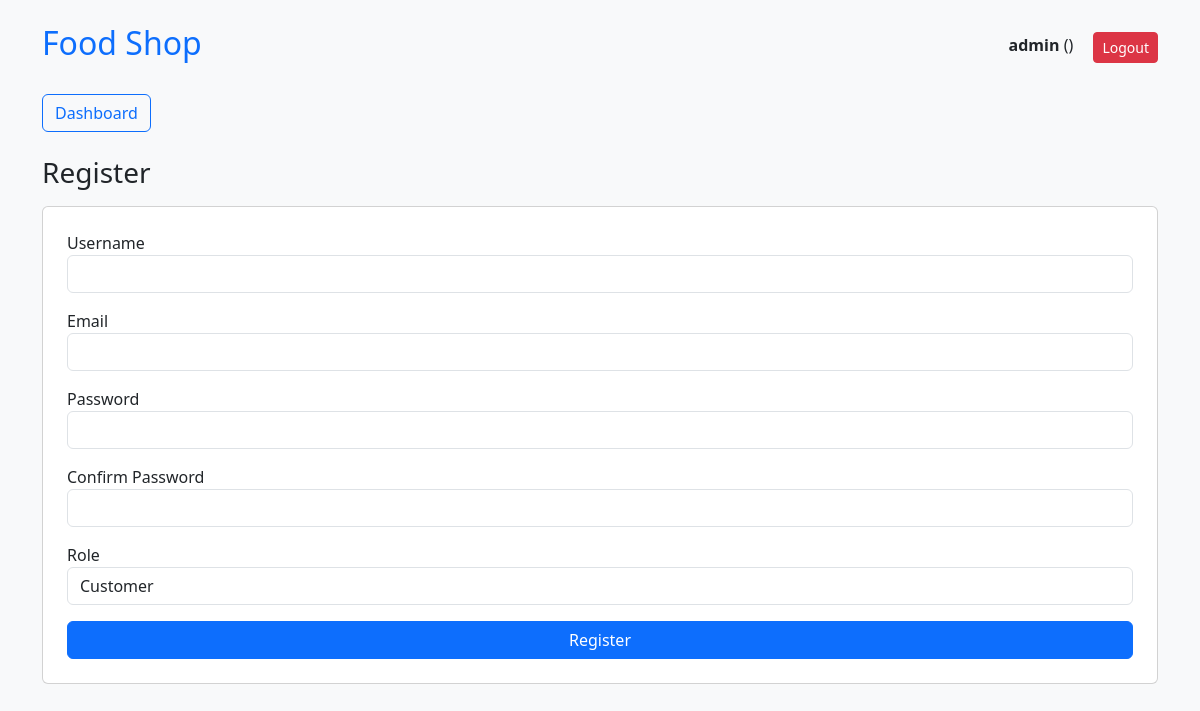
Page /register/ (signed in) on the earlier database version.
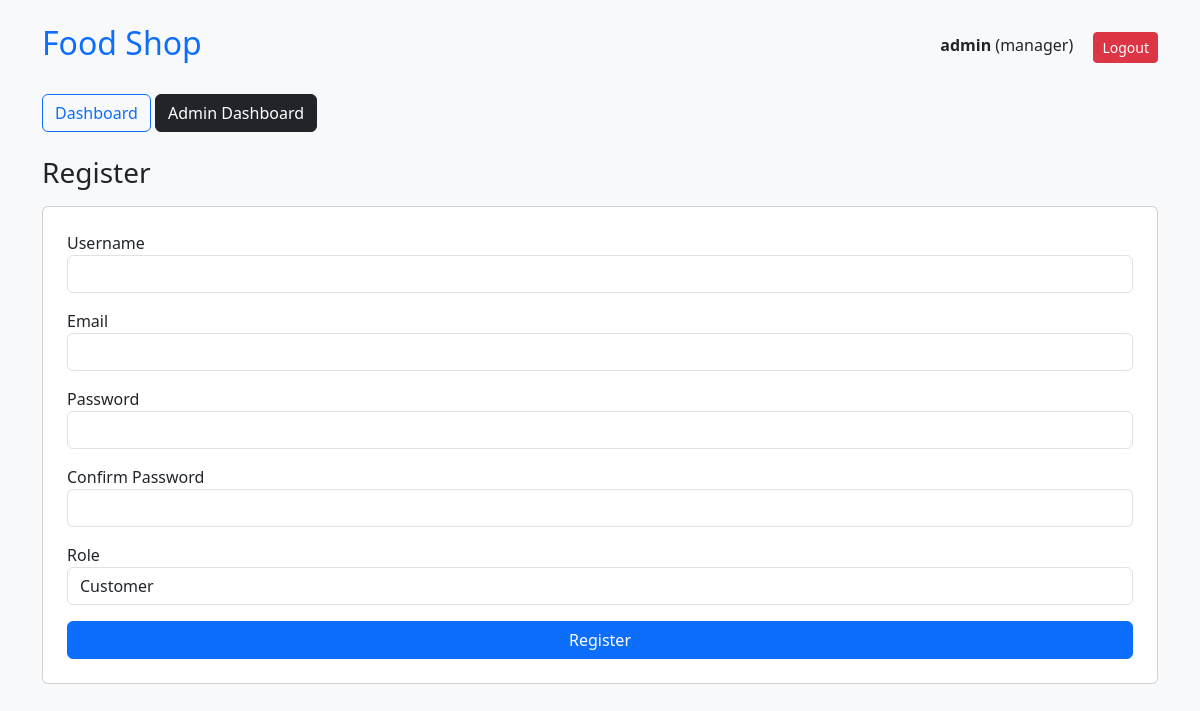
Same page on the later database version.
### core/models.py (models this page shows)
class User(AbstractUser):
    ROLE_CHOICES = (
        ('customer', 'Customer'),
        ('staff', 'Staff'),
        ('manager', 'Manager'),
    )
    role = models.CharField(max_length=10, choices=ROLE_CHOICES)

### core/views.py (the view, shortened to what this page needs)
# urls.py: path('register/', views.register),
def register(request):
    return render(request, 'register.html')

### core/templates/register.html (shortened to what this page needs)
{% extends 'base.html' %}
{% block content %}
<h3 class="mb-3">Register</h3>
<form method="post" class="card p-4">
<div class="mb-3">
    <label>Username</label>
    <input type="text" name="username" class="form-control" required>
</div>
<div class="mb-3">
    <label>Email</label>
    <input type="email" name="email" class="form-control" required>
</div>
<div class="mb-3">
    <label>Password</label>
    <input type="password" name="password" class="form-control" required>
</div>
<div class="mb-3">
    <label>Confirm Password</label>
    <input type="password" name="confirm" class="form-control" required>
</div>
<div class="mb-3">
    <label>Role</label>
    <select name="role" class="form-control">
        <option value="customer">Customer</option>
    </select>
</div>
<button class="btn btn-primary">Register</button>
</form>
{% endblock %}

### core/templates/base.html (shortened to what this page needs)
<!DOCTYPE html>
<html>
<head>
    <link href="https://cdn.jsdelivr.net/npm/bootstrap@5.3.0/dist/css/bootstrap.min.css" rel="stylesheet">
</head>
<body class="bg-light">
<div class="container mt-4">
    <div class="d-flex justify-content-between align-items-center mb-4">
        <h2 class="text-primary">Food Shop</h2>
        <div>
            <span class="me-3">
                <b>{{request.user.username}}</b> ({{request.user.role}})
            </span>
            <a href="/logout/" class="btn btn-danger btn-sm">Logout</a>
        </div>
    </div>
    <div class="mb-4">
        <a href="/" class="btn btn-outline-primary">Dashboard</a>
        {% if request.user.role == "manager" %}
            <a href="/admin-dashboard/" class="btn btn-dark">Admin Dashboard</a>
        {% endif %}
    </div>
    {% block content %}{% endblock %}
</div>
</body>
</html>

Differences in the rows shown:
changed User "admin": user.role (not shown) → "manager"; role empty → "manager" (drawn)
Other differences:
text now shown: "Admin Dashboard"
